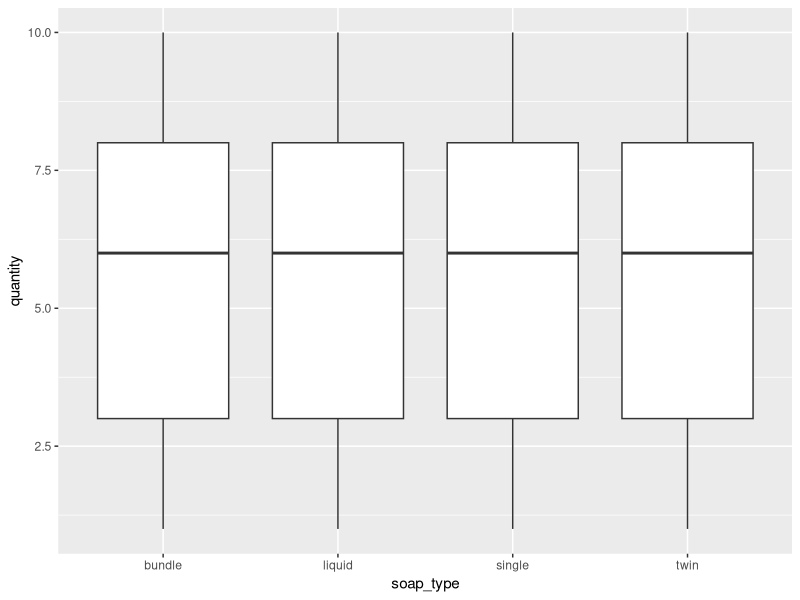
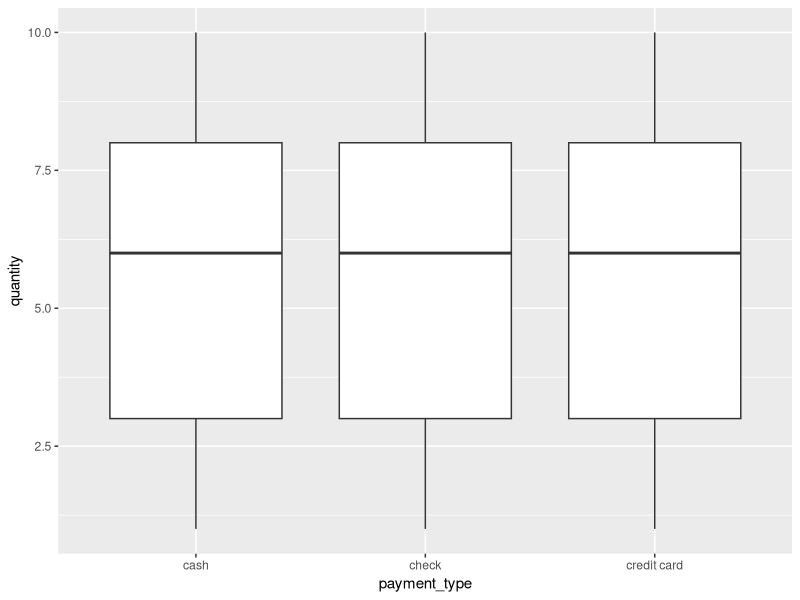
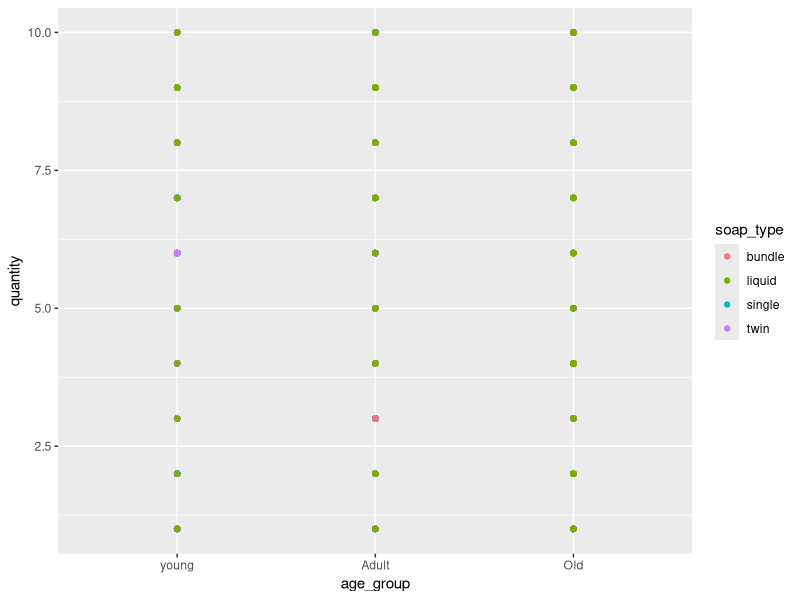
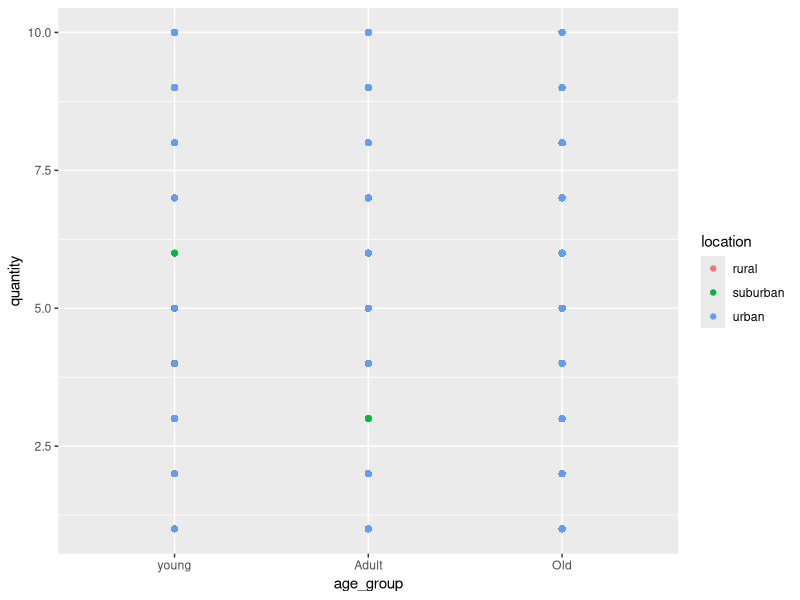
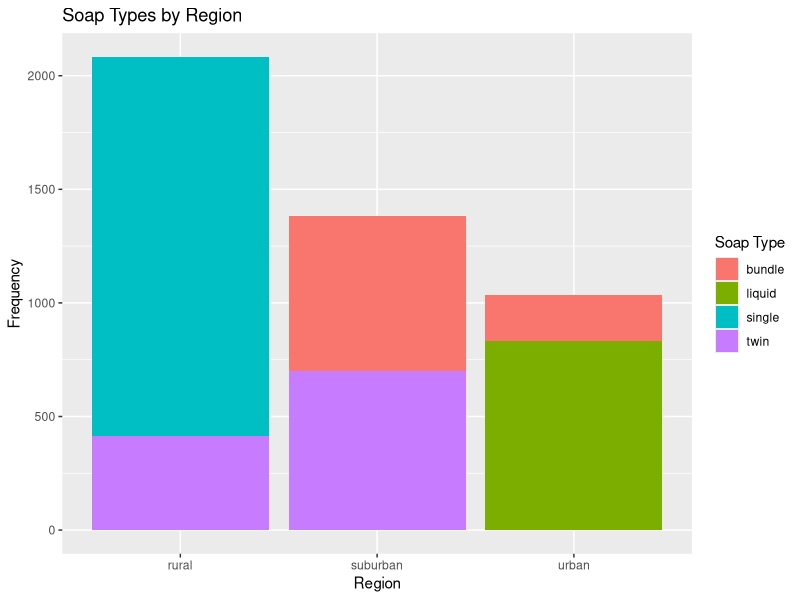
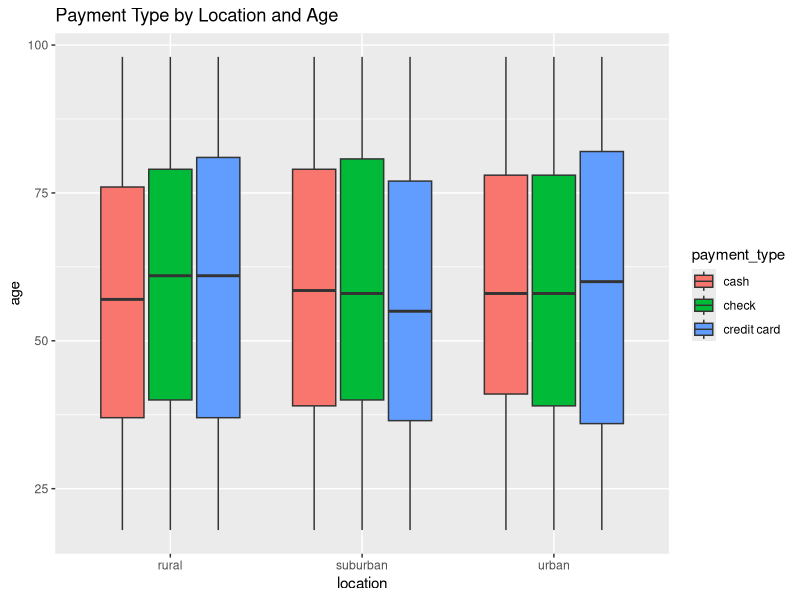

Write the R code that produced these figures, in order.
## ---- chunk 1
knitr::opts_chunk$set(echo = TRUE)
## ---- chunk 2
library(ggplot2)
setwd("D:/Data Mining")
my_data=read.csv("my_data.csv")
my_data_df=my_data[,c(1,2,3,4,5,6)]
summary(my_data_df)
sum(is.na(my_data_df))

#removing NA's from the dataset

clean_data=na.omit(my_data_df)
sum(is.na(clean_data))

#Binning the age into age_groups
clean_data$age_group=cut(clean_data$age,breaks = c(0,10,30,50,100),labels = c("baby","young","Adult","Old"))
summary(clean_data)

## ---- chunk 3

clean_data$location=as.factor(clean_data$location)
clean_data$soap_type=as.factor(clean_data$soap_type)
clean_data$payment_type=as.factor(clean_data$payment_type)

boxpl1=ggplot(data=clean_data,aes(x=soap_type,y=quantity))+geom_boxplot()
boxpl2=ggplot(data=clean_data,aes(x=payment_type,y=quantity))+geom_boxplot()
Scatter1=ggplot(data=clean_data,aes(x=age_group,y=quantity,col=soap_type))+geom_point()
Scatter2=ggplot(data=clean_data,aes(x=age_group,y=quantity,col=location))+geom_point()
boxpl1
boxpl2
Scatter1
Scatter2
## ---- chunk 4
table(clean_data$soap_type)
table(clean_data$location)
table(clean_data$payment_type)
## ---- chunk 5
ggplot(clean_data, aes(x=location, fill=soap_type)) + 
  geom_bar(position="stack") + 
  labs(title="Soap Types by Region", x="Region", y="Frequency") + 
  scale_fill_discrete(name="Soap Type")

## ---- chunk 6
ggplot(clean_data, aes(x=location, y=age, fill=payment_type)) +
  geom_boxplot() +
  ggtitle("Payment Type by Location and Age")

## ---- chunk 7
library(class)
library(caret)
clean_data$location=as.numeric(as.factor(clean_data$location))
clean_data$payment_type=as.numeric(as.factor(clean_data$payment_type))

#Removed customer column for prediction of data
clean_data_sub=subset(clean_data,select=c("soap_type","location","quantity","age","payment_type"))

#divided the data into 70:30 of train and test dataset
train_index <- sample(row.names(clean_data_sub), 0.7*dim(clean_data_sub)[1])  
valid_index <- setdiff(row.names(clean_data_sub), train_index)  
train_df <- clean_data_sub[train_index, ]
valid_df <- clean_data_sub[valid_index, ]
train_norm_df=train_df
valid_norm_df=valid_df
#Standardizing the data
norm_values <- preProcess(train_df[, c(2,3,4)], method=c("center", "scale"))
train_norm_df[, c(2,3,4)] <- predict(norm_values, train_df[, c(2,3,4)])
valid_norm_df[, c(2,3,4)] <- predict(norm_values, valid_df[, c(2,3,4)])

new_data=data.frame(location="urban",quantity=3,age=55,payment_type="credit card")
new_data$location=as.numeric(as.factor(new_data$location))
new_data$payment_type=as.numeric(as.factor(new_data$payment_type))
new_data_norm=predict(norm_values,new_data)

predict_soap_type=knn(train=train_norm_df[,c(2,3,4,5)],test=new_data_norm,cl=train_norm_df$soap_type,k=67)
predict_soap_type
